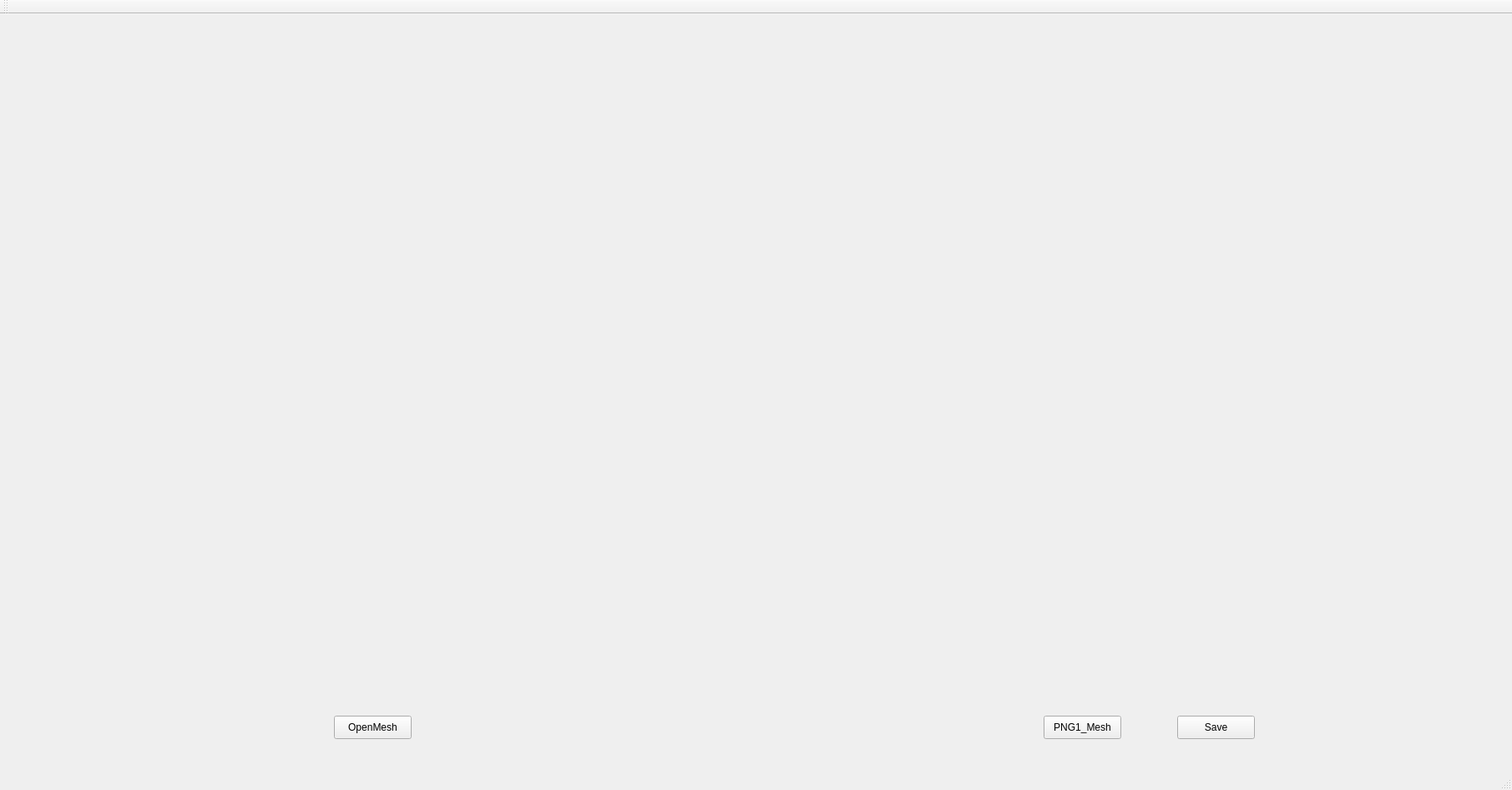
<?xml version="1.0" encoding="UTF-8"?>
<ui version="4.0">
 <class>PNG1_TriangleClass</class>
 <widget class="QMainWindow" name="PNG1_TriangleClass">
  <property name="geometry">
   <rect>
    <x>0</x>
    <y>0</y>
    <width>1811</width>
    <height>946</height>
   </rect>
  </property>
  <property name="windowTitle">
   <string>PNG1_Triangle</string>
  </property>
  <widget class="QWidget" name="centralWidget">
   <widget class="QPushButton" name="OpenMesh">
    <property name="geometry">
     <rect>
      <x>400</x>
      <y>840</y>
      <width>93</width>
      <height>28</height>
     </rect>
    </property>
    <property name="text">
     <string>OpenMesh</string>
    </property>
   </widget>
   <widget class="QPushButton" name="PNG1_Mesh">
    <property name="geometry">
     <rect>
      <x>1250</x>
      <y>840</y>
      <width>93</width>
      <height>28</height>
     </rect>
    </property>
    <property name="text">
     <string>PNG1_Mesh</string>
    </property>
   </widget>
   <widget class="QPushButton" name="Save_PNG1">
    <property name="geometry">
     <rect>
      <x>1410</x>
      <y>840</y>
      <width>93</width>
      <height>28</height>
     </rect>
    </property>
    <property name="text">
     <string>Save</string>
    </property>
   </widget>
  </widget>
  <widget class="QMenuBar" name="menuBar">
   <property name="geometry">
    <rect>
     <x>0</x>
     <y>0</y>
     <width>1811</width>
     <height>26</height>
    </rect>
   </property>
  </widget>
  <widget class="QToolBar" name="mainToolBar">
   <attribute name="toolBarArea">
    <enum>TopToolBarArea</enum>
   </attribute>
   <attribute name="toolBarBreak">
    <bool>false</bool>
   </attribute>
  </widget>
  <widget class="QStatusBar" name="statusBar"/>
 </widget>
 <layoutdefault spacing="6" margin="11"/>
 <resources>
  <include location="png1_triangle.qrc"/>
 </resources>
 <connections/>
</ui>
